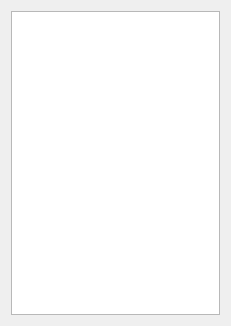
<?xml version="1.0" encoding="UTF-8"?>
<ui version="4.0">
 <class>DapUiWidgetChainBlockExplorer</class>
 <widget class="QWidget" name="DapUiWidgetChainBlockExplorer">
  <property name="geometry">
   <rect>
    <x>0</x>
    <y>0</y>
    <width>231</width>
    <height>326</height>
   </rect>
  </property>
  <property name="windowTitle">
   <string>Form</string>
  </property>
  <layout class="QVBoxLayout" name="verticalLayout">
   <item>
    <widget class="QTreeView" name="treeView"/>
   </item>
  </layout>
 </widget>
 <resources/>
 <connections/>
</ui>
